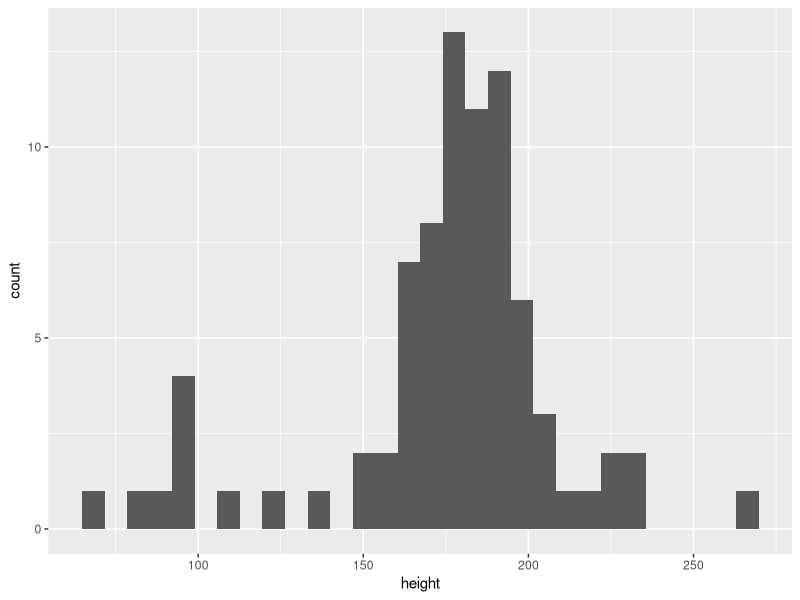
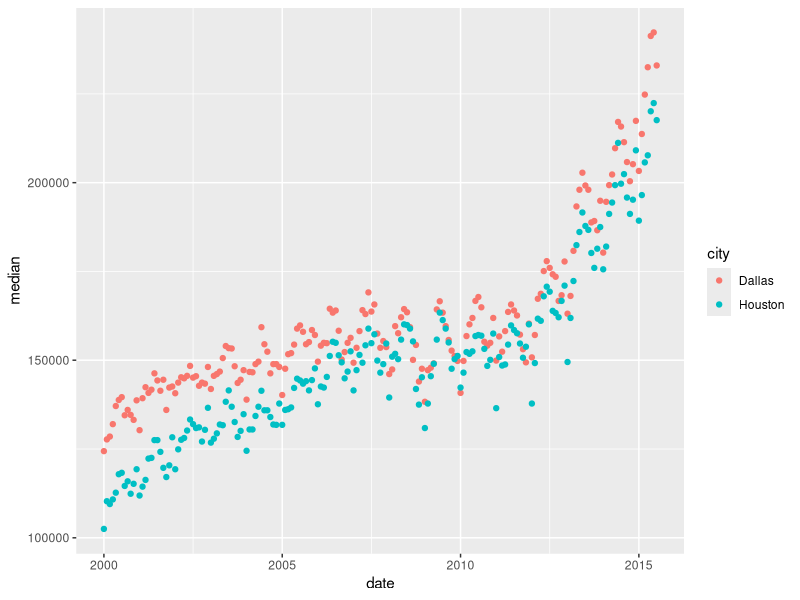
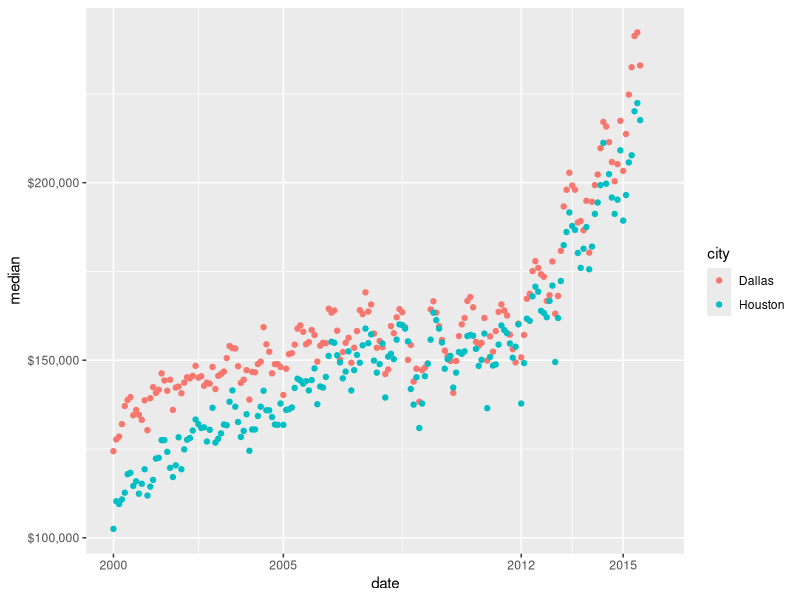
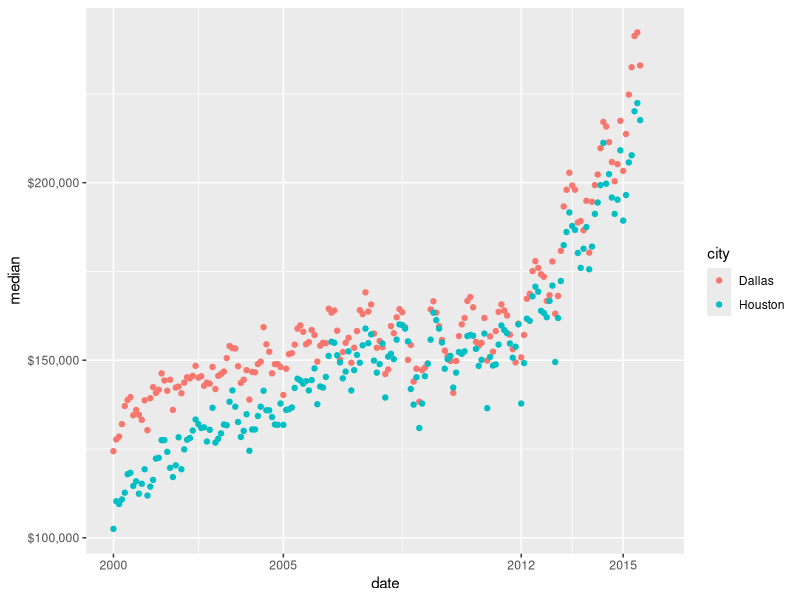
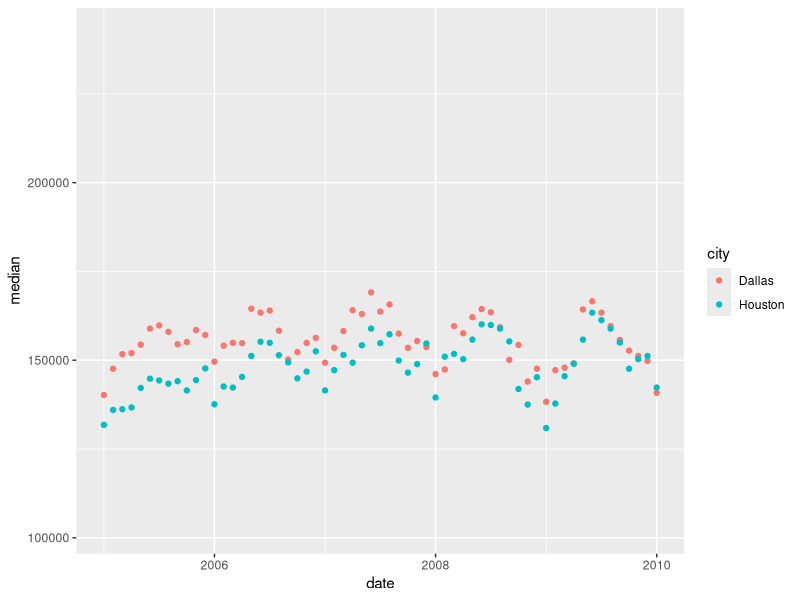
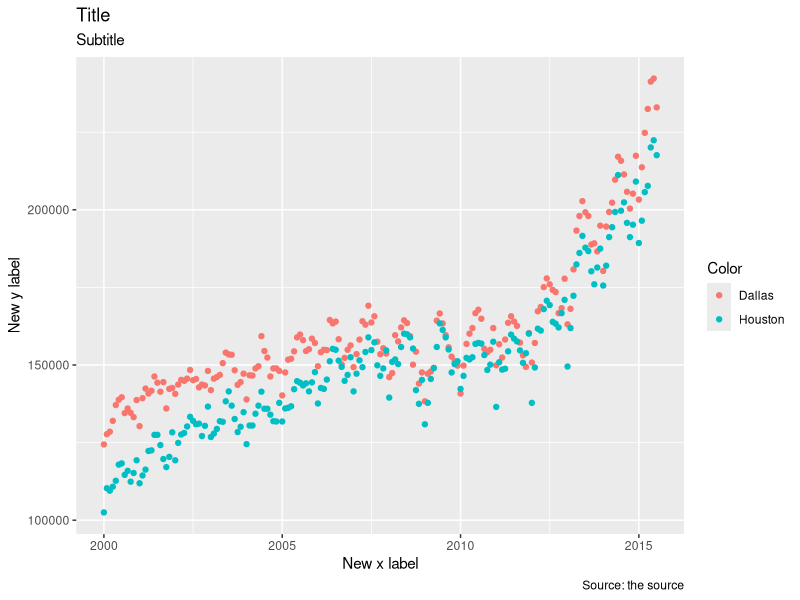
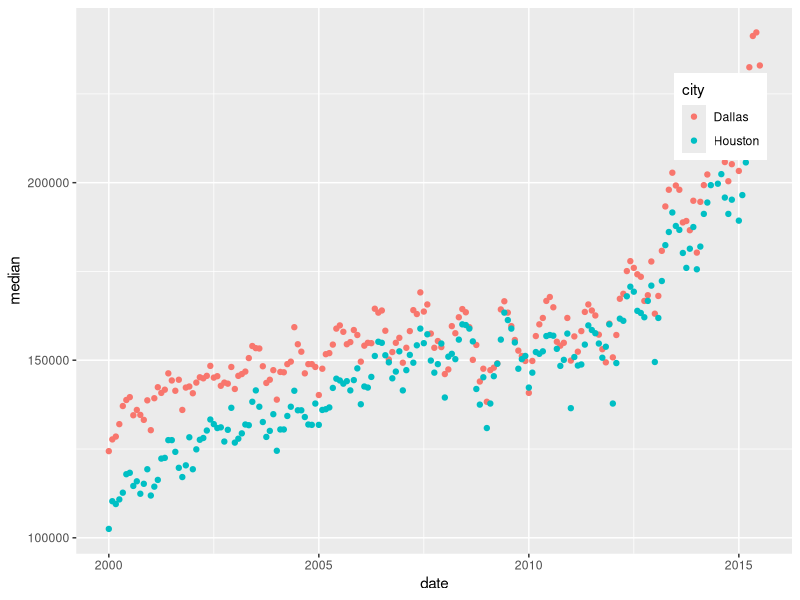
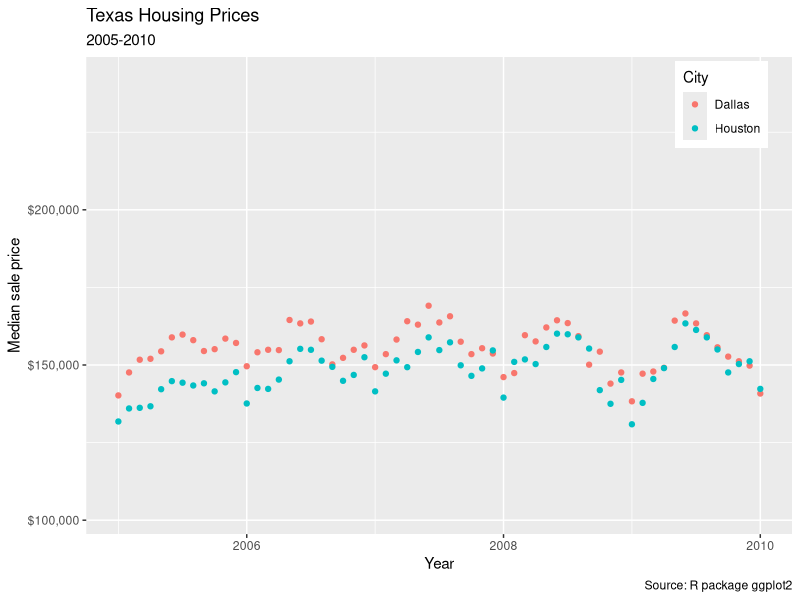

Recreate these plots in R, in order.
## ---- chunk 1
rm(list = ls())
knitr::opts_chunk$set(eval = FALSE,
                      comment = NA)
library(tidyverse)
## ---- chunk 2
library(tidyverse)
## ---- chunk 3
x <- mutate(filter(select(cars,dist),dist > 4 & dist < 20), sum_dist = cumsum(dist))
## ---- chunk 4
y <- cars %>% 
  select(dist) %>% 
  filter(dist > 4 & dist < 20) %>% 
  mutate(sum_dist = cumsum(dist))
## ---- chunk 5
### Her vælger jeg name og mass
starwars %>%
  select(name, mass)

### Her fjerner jeg name og mass
starwars %>%
  select(-c(name, mass))
## ---- chunk 6
starwars %>%
  select(mass, height) %>%
  mutate(bmi = mass*height) %>%
  head(3)
## ---- chunk 7
starwars %>%
  select(name, mass) %>%
  mutate(mass = ifelse(mass < 50 , "Thin", "Fat")) %>%
  head(3)
## ---- chunk 8
starwars %>%
  drop_na() %>%
  summarise(mean(mass))
## ---- chunk 9
relig_income %>%
  head(5)
## ---- chunk 10
fish_encounters %>%
  pivot_wider(names_from = station, 
              values_from = seen) %>%
  head(5)
## ---- chunk 11
relig_income %>%
  pivot_longer(!religion, names_to = "income", 
               values_to = "count") %>%
  head(5)
## ---- chunk 12
starwars %>% 
  ggplot(aes(height)) +
  geom_histogram()
## ---- chunk 13
txhousing %>%
  filter(city %in% c("Dallas", "Houston")) %>% 
  ggplot(aes(x = date, y = median, color = city)) +
  geom_point()
## ---- chunk 14
txhousing %>%
  filter(city %in% c("Dallas", "Houston")) %>% 
  ggplot(aes(x = date, y = median, color = city)) +
  geom_point() +
  scale_x_continuous(breaks = c(2000, 2005, 2012, 2015), 
                     limits = c(2000, 2016)) +
  scale_y_continuous(labels = scales::dollar)
## ---- chunk 15
txhousing %>%
  filter(city %in% c("Dallas", "Houston")) %>% 
  ggplot(aes(x = date, y = median, color = city)) +
  geom_point() +
  scale_x_continuous(breaks = c(2000, 2005, 2012, 2015), 
                     limits = c(2000, 2016)) +
  scale_y_continuous(labels = scales::dollar)
## ---- chunk 16
txhousing %>%
  filter(city %in% c("Dallas", "Houston")) %>% 
  ggplot(aes(x = date, y = median, color = city)) +
  geom_point() +
  scale_x_continuous(n.breaks = 4, 
                     limits = c(2005, 2010))
## ---- chunk 17
txhousing %>%
  filter(city %in% c("Dallas", "Houston")) %>% 
  ggplot(aes(x = date, y = median, color = city)) +
  geom_point() +
  labs(title = "Title",
       subtitle = "Subtitle",
       x = "New x label",
       y = "New y label",
       caption = "Source: the source",
       color = "Color")
## ---- chunk 18
txhousing %>%
  filter(city %in% c("Dallas", "Houston")) %>% 
  ggplot(aes(x = date, y = median, color = city)) +
  geom_point() +
  theme(legend.position = c(.9, .8))
## ---- chunk 19
txhousing %>%
  filter(city %in% c("Dallas", "Houston")) %>% 
  ggplot(aes(x = date, y = median, color = city)) +
  geom_point() +
  scale_x_continuous(n.breaks = 4, 
                     limits = c(2005, 2010)) +
  scale_y_continuous(labels = scales::dollar) +
  labs(title = "Texas Housing Prices",
       subtitle = "2005-2010",
       x = "Year",
       y = "Median sale price",
       caption = "Source: R package ggplot2",
       color = "City") +
  theme(legend.position = c(.9, .9))
